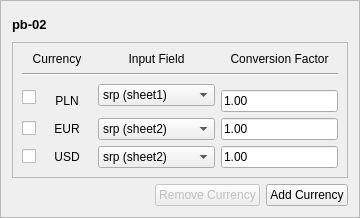
              <widget class="QFrame" name="frame_14">
               <property name="sizePolicy">
                <sizepolicy hsizetype="Preferred" vsizetype="Maximum">
                 <horstretch>0</horstretch>
                 <verstretch>0</verstretch>
                </sizepolicy>
               </property>
               <property name="frameShape">
                <enum>QFrame::Shape::StyledPanel</enum>
               </property>
               <property name="frameShadow">
                <enum>QFrame::Shadow::Raised</enum>
               </property>
               <layout class="QGridLayout" name="gridLayout_9">
                <item row="0" column="0">
                 <widget class="QLabel" name="label_48">
                  <property name="sizePolicy">
                   <sizepolicy hsizetype="Preferred" vsizetype="Maximum">
                    <horstretch>0</horstretch>
                    <verstretch>0</verstretch>
                   </sizepolicy>
                  </property>
                  <property name="minimumSize">
                   <size>
                    <width>0</width>
                    <height>24</height>
                   </size>
                  </property>
                  <property name="font">
                   <font>
                    <pointsize>10</pointsize>
                    <bold>true</bold>
                   </font>
                  </property>
                  <property name="text">
                   <string>pb-02</string>
                  </property>
                 </widget>
                </item>
                <item row="1" column="0" colspan="3">
                 <widget class="QFrame" name="frame_15">
                  <property name="sizePolicy">
                   <sizepolicy hsizetype="Preferred" vsizetype="Maximum">
                    <horstretch>0</horstretch>
                    <verstretch>0</verstretch>
                   </sizepolicy>
                  </property>
                  <property name="autoFillBackground">
                   <bool>false</bool>
                  </property>
                  <property name="frameShape">
                   <enum>QFrame::Shape::StyledPanel</enum>
                  </property>
                  <property name="frameShadow">
                   <enum>QFrame::Shadow::Raised</enum>
                  </property>
                  <layout class="QGridLayout" name="gridLayout_8">
                   <item row="0" column="0" colspan="2">
                    <widget class="QLabel" name="label_49">
                     <property name="sizePolicy">
                      <sizepolicy hsizetype="MinimumExpanding" vsizetype="Fixed">
                       <horstretch>0</horstretch>
                       <verstretch>0</verstretch>
                      </sizepolicy>
                     </property>
                     <property name="text">
                      <string>Currency</string>
                     </property>
                     <property name="alignment">
                      <set>Qt::AlignmentFlag::AlignCenter</set>
                     </property>
                    </widget>
                   </item>
                   <item row="0" column="2">
                    <widget class="QLabel" name="label_50">
                     <property name="sizePolicy">
                      <sizepolicy hsizetype="MinimumExpanding" vsizetype="Fixed">
                       <horstretch>0</horstretch>
                       <verstretch>0</verstretch>
                      </sizepolicy>
                     </property>
                     <property name="text">
                      <string>Input Field</string>
                     </property>
                     <property name="alignment">
                      <set>Qt::AlignmentFlag::AlignCenter</set>
                     </property>
                    </widget>
                   </item>
                   <item row="0" column="3">
                    <widget class="QLabel" name="label_51">
                     <property name="sizePolicy">
                      <sizepolicy hsizetype="MinimumExpanding" vsizetype="Fixed">
                       <horstretch>0</horstretch>
                       <verstretch>0</verstretch>
                      </sizepolicy>
                     </property>
                     <property name="text">
                      <string>Conversion Factor</string>
                     </property>
                     <property name="alignment">
                      <set>Qt::AlignmentFlag::AlignCenter</set>
                     </property>
                    </widget>
                   </item>
                   <item row="1" column="0" rowspan="2" colspan="4">
                    <widget class="Line" name="line_8">
                     <property name="sizePolicy">
                      <sizepolicy hsizetype="Expanding" vsizetype="Fixed">
                       <horstretch>0</horstretch>
                       <verstretch>0</verstretch>
                      </sizepolicy>
                     </property>
                     <property name="orientation">
                      <enum>Qt::Orientation::Horizontal</enum>
                     </property>
                    </widget>
                   </item>
                   <item row="2" column="2" rowspan="3">
                    <widget class="QComboBox" name="comboBox_22">
                     <property name="sizePolicy">
                      <sizepolicy hsizetype="Expanding" vsizetype="Fixed">
                       <horstretch>0</horstretch>
                       <verstretch>0</verstretch>
                      </sizepolicy>
                     </property>
                     <property name="maximumSize">
                      <size>
                       <width>200</width>
                       <height>16777215</height>
                      </size>
                     </property>
                     <property name="sizeAdjustPolicy">
                      <enum>QComboBox::SizeAdjustPolicy::AdjustToContentsOnFirstShow</enum>
                     </property>
                     <property name="frame">
                      <bool>true</bool>
                     </property>
                     <property name="labelDrawingMode">
                      <enum>QComboBox::LabelDrawingMode::UseStyle</enum>
                     </property>
                     <item>
                      <property name="text">
                       <string>srp (sheet1)</string>
                      </property>
                     </item>
                     <item>
                      <property name="text">
                       <string>name (sheet2)</string>
                      </property>
                     </item>
                    </widget>
                   </item>
                   <item row="3" column="0" rowspan="2">
                    <widget class="QCheckBox" name="checkBox_24">
                     <property name="text">
                      <string/>
                     </property>
                     <property name="checked">
                      <bool>false</bool>
                     </property>
                    </widget>
                   </item>
                   <item row="4" column="1">
                    <widget class="QLabel" name="label_52">
                     <property name="sizePolicy">
                      <sizepolicy hsizetype="Preferred" vsizetype="Fixed">
                       <horstretch>0</horstretch>
                       <verstretch>0</verstretch>
                      </sizepolicy>
                     </property>
                     <property name="minimumSize">
                      <size>
                       <width>50</width>
                       <height>0</height>
                      </size>
                     </property>
                     <property name="text">
                      <string>PLN</string>
                     </property>
                     <property name="alignment">
                      <set>Qt::AlignmentFlag::AlignCenter</set>
                     </property>
                    </widget>
                   </item>
                   <item row="4" column="3">
                    <widget class="QLineEdit" name="lineEdit_15">
                     <property name="text">
                      <string>1.00</string>
                     </property>
                    </widget>
                   </item>
                   <item row="5" column="0">
                    <widget class="QCheckBox" name="checkBox_25">
                     <property name="text">
                      <string/>
                     </property>
                    </widget>
                   </item>
                   <item row="5" column="1">
                    <widget class="QLabel" name="label_53">
                     <property name="sizePolicy">
                      <sizepolicy hsizetype="Preferred" vsizetype="Fixed">
                       <horstretch>0</horstretch>
                       <verstretch>0</verstretch>
                      </sizepolicy>
                     </property>
                     <property name="minimumSize">
                      <size>
                       <width>50</width>
                       <height>0</height>
                      </size>
                     </property>
                     <property name="text">
                      <string>EUR</string>
                     </property>
                     <property name="alignment">
                      <set>Qt::AlignmentFlag::AlignCenter</set>
                     </property>
                    </widget>
                   </item>
                   <item row="5" column="2">
                    <widget class="QComboBox" name="comboBox_23">
                     <property name="sizePolicy">
                      <sizepolicy hsizetype="Expanding" vsizetype="Fixed">
                       <horstretch>0</horstretch>
                       <verstretch>0</verstretch>
                      </sizepolicy>
                     </property>
                     <property name="maximumSize">
                      <size>
                       <width>200</width>
                       <height>16777215</height>
                      </size>
                     </property>
                     <property name="sizeAdjustPolicy">
                      <enum>QComboBox::SizeAdjustPolicy::AdjustToContentsOnFirstShow</enum>
                     </property>
                     <property name="frame">
                      <bool>true</bool>
                     </property>
                     <property name="labelDrawingMode">
                      <enum>QComboBox::LabelDrawingMode::UseStyle</enum>
                     </property>
                     <item>
                      <property name="text">
                       <string>srp (sheet2)</string>
                      </property>
                     </item>
                     <item>
                      <property name="text">
                       <string>name (sheet2)</string>
                      </property>
                     </item>
                    </widget>
                   </item>
                   <item row="5" column="3">
                    <widget class="QLineEdit" name="lineEdit_16">
                     <property name="text">
                      <string>1.00</string>
                     </property>
                    </widget>
                   </item>
                   <item row="6" column="0">
                    <widget class="QCheckBox" name="checkBox_26">
                     <property name="text">
                      <string/>
                     </property>
                    </widget>
                   </item>
                   <item row="6" column="1">
                    <widget class="QLabel" name="label_54">
                     <property name="sizePolicy">
                      <sizepolicy hsizetype="Preferred" vsizetype="Fixed">
                       <horstretch>0</horstretch>
                       <verstretch>0</verstretch>
                      </sizepolicy>
                     </property>
                     <property name="minimumSize">
                      <size>
                       <width>50</width>
                       <height>0</height>
                      </size>
                     </property>
                     <property name="text">
                      <string>USD</string>
                     </property>
                     <property name="alignment">
                      <set>Qt::AlignmentFlag::AlignCenter</set>
                     </property>
                    </widget>
                   </item>
                   <item row="6" column="2">
                    <widget class="QComboBox" name="comboBox_24">
                     <property name="sizePolicy">
                      <sizepolicy hsizetype="Expanding" vsizetype="Fixed">
                       <horstretch>0</horstretch>
                       <verstretch>0</verstretch>
                      </sizepolicy>
                     </property>
                     <property name="maximumSize">
                      <size>
                       <width>200</width>
                       <height>16777215</height>
                      </size>
                     </property>
                     <property name="sizeAdjustPolicy">
                      <enum>QComboBox::SizeAdjustPolicy::AdjustToContentsOnFirstShow</enum>
                     </property>
                     <property name="frame">
                      <bool>true</bool>
                     </property>
                     <property name="labelDrawingMode">
                      <enum>QComboBox::LabelDrawingMode::UseStyle</enum>
                     </property>
                     <item>
                      <property name="text">
                       <string>srp (sheet2)</string>
                      </property>
                     </item>
                     <item>
                      <property name="text">
                       <string>name (sheet2)</string>
                      </property>
                     </item>
                    </widget>
                   </item>
                   <item row="6" column="3">
                    <widget class="QLineEdit" name="lineEdit_17">
                     <property name="text">
                      <string>1.00</string>
                     </property>
                    </widget>
                   </item>
                  </layout>
                 </widget>
                </item>
                <item row="2" column="0">
                 <spacer name="horizontalSpacer_11">
                  <property name="orientation">
                   <enum>Qt::Orientation::Horizontal</enum>
                  </property>
                  <property name="sizeHint" stdset="0">
                   <size>
                    <width>137</width>
                    <height>20</height>
                   </size>
                  </property>
                 </spacer>
                </item>
                <item row="2" column="1">
                 <widget class="QPushButton" name="pushButton_17">
                  <property name="enabled">
                   <bool>false</bool>
                  </property>
                  <property name="text">
                   <string>Remove Currency</string>
                  </property>
                 </widget>
                </item>
                <item row="2" column="2">
                 <widget class="QPushButton" name="pushButton_18">
                  <property name="text">
                   <string>Add Currency</string>
                  </property>
                 </widget>
                </item>
               </layout>
              </widget>
